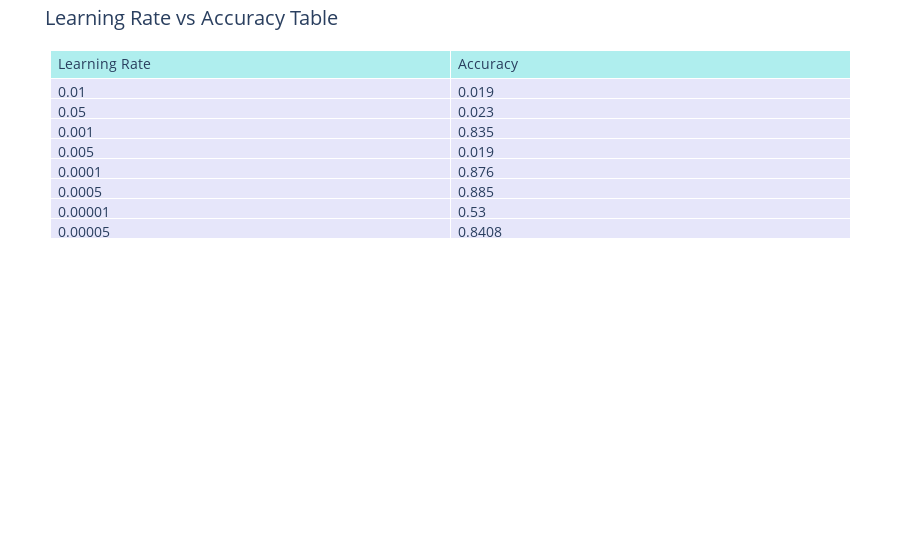

Source (notebook cell):
### Code cell
import plotly.graph_objects as go

# Create the table
fig = go.Figure(data=[go.Table(
    header=dict(values=['Learning Rate', 'Accuracy'],
                fill_color='paleturquoise',
                align='left'),
    cells=dict(values=[learning_rate, accuracy],
               fill_color='lavender',
               align='left'))
])

# Customize the layout for a professional look
fig.update_layout(
    title='Learning Rate vs Accuracy Table',
    template='plotly_white',
    font=dict(size=14),
    margin=dict(l=50, r=50, t=50, b=50)
)

# Show the table
fig.show()

### Figure 1 — Plotly figure (JSON) as saved in the notebook; plotly's stock layout.template omitted (floating-point values rounded to 4 significant figures)
{"data": [{"cells": {"align": "left", "fill": {"color": "lavender"}, "values": [[0.01, 0.05, 0.001, 0.005, 0.0001, 0.0005, 1e-05, 5e-05], [0.019, 0.023, 0.835, 0.019, 0.876, 0.885, 0.53, 0.8408]]}, "header": {"align": "left", "fill": {"color": "paleturquoise"}, "values": ["Learning Rate", "Accuracy"]}, "type": "table"}], "layout": {"font": {"size": 14}, "margin": {"b": 50, "l": 50, "r": 50, "t": 50}, "title": {"text": "Learning Rate vs Accuracy Table"}}}
